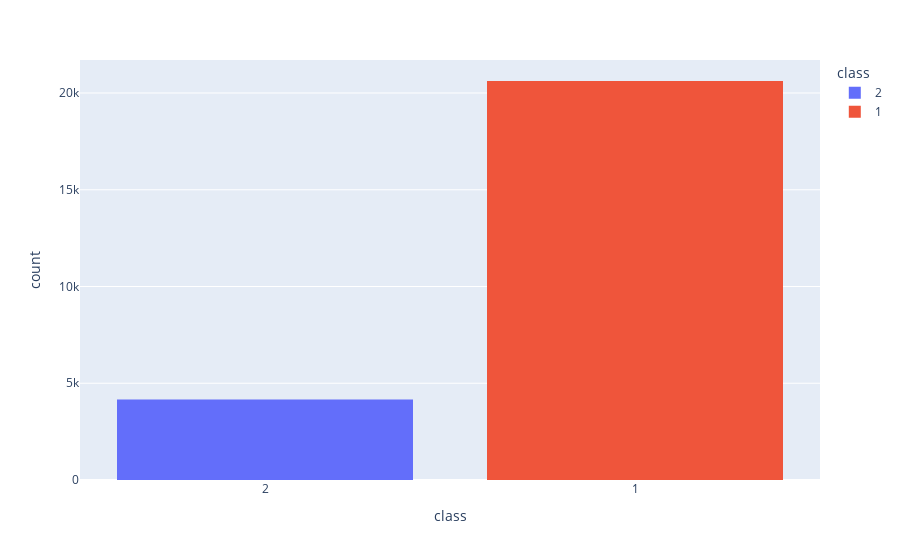

This figure's notebook cell:
### Code cell
fig = px.histogram(train2_1, x = "class", color = "class")
fig.show()

### Figure 1 — Plotly figure (JSON) as saved in the notebook; plotly's stock layout.template omitted (floating-point values rounded to 4 significant figures; data arrays with more than 128 entries replaced by an {"elided": "..."} marker saying what was removed)
{"data": [{"alignmentgroup": "True", "bingroup": "x", "hovertemplate": "class=%{x}<br>count=%{y}<extra></extra>", "legendgroup": "2", "marker": {"color": "#636efa", "pattern": {"shape": ""}}, "name": "2", "offsetgroup": "2", "orientation": "v", "showlegend": true, "type": "histogram", "x": {"elided": "4163 str values"}, "xaxis": "x", "yaxis": "y"}, {"alignmentgroup": "True", "bingroup": "x", "hovertemplate": "class=%{x}<br>count=%{y}<extra></extra>", "legendgroup": "1", "marker": {"color": "#EF553B", "pattern": {"shape": ""}}, "name": "1", "offsetgroup": "1", "orientation": "v", "showlegend": true, "type": "histogram", "x": {"elided": "20620 str values"}, "xaxis": "x", "yaxis": "y"}], "layout": {"barmode": "relative", "legend": {"title": {"text": "class"}, "tracegroupgap": 0}, "margin": {"t": 60}, "xaxis": {"anchor": "y", "categoryarray": ["2", "1"], "categoryorder": "array", "domain": [0, 1], "title": {"text": "class"}}, "yaxis": {"anchor": "x", "domain": [0, 1], "title": {"text": "count"}}}}
